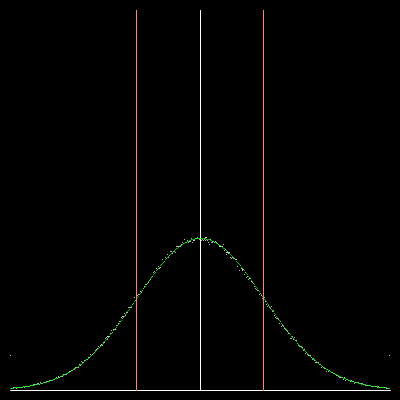
Frame 1 (no input)
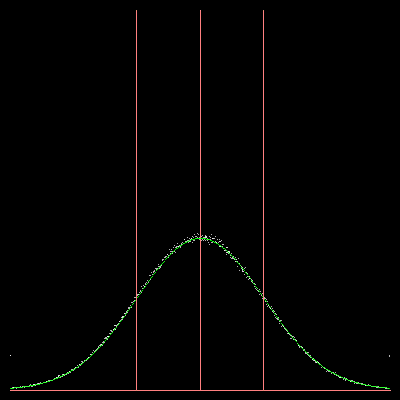
Frame 2 (the mouse pressed at the canvas centre, redrawn once)

The Processing sketch that drew these frames (run headless with seeded random() and noise(); the mouse was pressed at the canvas centre and the sketch redrawn once):

// Processing sketch: processing_1254
// ── processing_1254.pde

void setup()
{
  size(400,400);
  background(0);
  colorMode(RGB, 255);
  stroke(255,255,255);  
  noLoop();
}

void draw()
{
  int padding = 10;
  int numBins = width - (2 * padding);
  int numSamples = 1000000; 
  float numDeviations = 3.0f;
  line( width/2, padding, width/2, height-padding );
  line( padding, height-padding, width-padding, height-padding);
  
  float[] values = new float[numSamples];
  int[] counts = new int[numSamples];
  int bin;
  
  float x, y;
  
  for(int i = 0; i < numSamples; i++)
  {
    values[i] = randomNormal();
    bin = int(map(values[i],-numDeviations, numDeviations, 0, numBins));// try to fit 3 standard deviations into the bins
    // squash the tails of the distribution into the first and last buckets, respectively.
    if(bin < 0)
      bin = 0;
    if(bin >= numBins)
      bin = numBins-1;
    counts[bin]++;
  }
  
  // draw the results
  stroke(255,255,255);
  float k = gauss(0,1) / ((float)counts[int(numBins / 2)] / numSamples); // figure out what value scales the counts up to the same level as the reference curve.
  for(int i = 0; i < numBins; i++)
  {
    x = map(i, 0, numBins, padding, width-padding);
    y = map(k * (float)counts[i] / numSamples, 0, 1, height-padding, padding);
    point(x,y);
  }
  
  // draw a reference gaussian.
  stroke(0,255,0);
  for(int h = 0; h < width-2*padding; h++) {
    y = (height-padding) - (height-(2*padding)) * gauss(map(h, 0, width-2*padding, -numDeviations, numDeviations), 1.0f);
    point(h + padding, y);
  }
  // and reference 1 standard deviation lines:
  x = map(1, -numDeviations, numDeviations, padding, width-padding);
  line(x, padding, x, height-padding);
  x = map(-1, -numDeviations, numDeviations, padding, width-padding);
  line(x, padding, x, height-padding);

  // calculate std. deviation in the actual data and draw those lines.
  float phi = stddev(values, numSamples);
  stroke(255,128,128);
  x = map(phi, -numDeviations, numDeviations, padding, width-padding);
  line(x, padding, x, height-padding);
  x = map(-phi, -numDeviations, numDeviations, padding, width-padding);
  line(x, padding, x, height-padding);
  
  println("std dev is " + nf(phi, 1, 4));
  
  int countUnderOne = 0, countUnderTwo = 0, countUnderThree = 0;
  for(int i = 0; i < numSamples; i++)
  {
    if(abs(values[i]) < phi)
      countUnderOne++;
    if(abs(values[i]) < phi*2.0f)
      countUnderTwo++;
    if(abs(values[i]) < phi*3.0f)
      countUnderThree++;
  }
  println("Samples within 1 * phi: " + nf((float)countUnderOne / numSamples, 1, 4));
  println("Samples within 2 * phi: " + nf((float)countUnderTwo / numSamples, 1, 4));
  println("Samples within 3 * phi: " + nf((float)countUnderThree / numSamples, 1, 4));  
}

// calculate the gaussian probability of v given a distribution with mean of zero and standard deviation of phi.
// gauss(v) = exp(-v^2 / (2 * phi^2) ) / (phi*sqrt(2PI))
float SQRT2PI = sqrt(2*PI); // an efficiency constant.
float gauss(float v, float phi)
{
  return exp(-v*v / (2*phi*phi) ) / (phi*SQRT2PI);
}

// Given an array of values, calculate the standard deviation of them.
float stddev(float[] values, int len)
{
  // Calculate the mean value
  float sum = 0.0f, mean = 0.0f;
  for(int i = 0; i < len; i++)
    sum += values[i];
  mean = sum / len;
println("mean is " + nf(mean, 1, 4));  
  // find the sum of the squared deviations from the mean
  float sum2 = 0.0f;
  for(int i = 0; i < len; i++)
    sum2 += pow(values[i] - mean,2);

  // the standard deviation is the sqare root of the average of the squared deviations.
  return sqrt(sum2 / len);
}

// return a random value in the range [0..1] with normal distribution around 0.
// Implements the Marsaglia Polar Method, as described in wikipedia, but only returns one of the values.
float randomNormal()
{
  float x = 1.0, y = 1.0, 
        s = 2.0; // s = x^2 + y^2
  while(s >= 1.0)
  {
    x = random(-1.0f, 1.0f);
    y = random(-1.0f, 1.0f);
    s = x*x + y*y;
  }
  return x * sqrt(-2.0f * log(s)/s);
}
